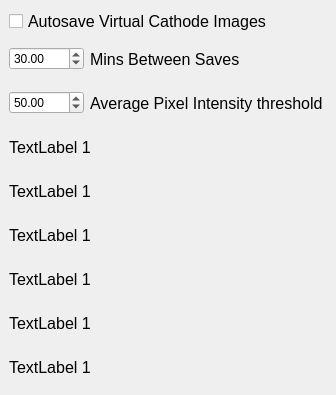
<?xml version="1.0" encoding="UTF-8"?>
<ui version="4.0">
 <class>VC_IMAGE_AUTO_SAVE</class>
 <widget class="QMainWindow" name="VC_IMAGE_AUTO_SAVE">
  <property name="geometry">
   <rect>
    <x>0</x>
    <y>0</y>
    <width>336</width>
    <height>395</height>
   </rect>
  </property>
  <property name="windowTitle">
   <string>MainWindow</string>
  </property>
  <widget class="QWidget" name="centralwidget">
   <layout class="QVBoxLayout" name="verticalLayout">
    <item>
     <widget class="QCheckBox" name="checkBox">
      <property name="font">
       <font>
        <pointsize>12</pointsize>
       </font>
      </property>
      <property name="text">
       <string>Autosave Virtual Cathode Images</string>
      </property>
     </widget>
    </item>
    <item>
     <layout class="QHBoxLayout" name="horizontalLayout">
      <item>
       <widget class="QDoubleSpinBox" name="minutes_to_next_save">
        <property name="minimumSize">
         <size>
          <width>75</width>
          <height>0</height>
         </size>
        </property>
        <property name="maximumSize">
         <size>
          <width>75</width>
          <height>16777215</height>
         </size>
        </property>
        <property name="minimum">
         <double>0.100000000000000</double>
        </property>
        <property name="maximum">
         <double>999.000000000000000</double>
        </property>
        <property name="value">
         <double>30.000000000000000</double>
        </property>
       </widget>
      </item>
      <item>
       <widget class="QLabel" name="label">
        <property name="font">
         <font>
          <pointsize>12</pointsize>
         </font>
        </property>
        <property name="text">
         <string>Mins Between Saves</string>
        </property>
       </widget>
      </item>
     </layout>
    </item>
    <item>
     <layout class="QHBoxLayout" name="horizontalLayout_2">
      <item>
       <widget class="QDoubleSpinBox" name="pix_int_threshold">
        <property name="minimumSize">
         <size>
          <width>75</width>
          <height>0</height>
         </size>
        </property>
        <property name="maximumSize">
         <size>
          <width>75</width>
          <height>16777215</height>
         </size>
        </property>
        <property name="minimum">
         <double>0.100000000000000</double>
        </property>
        <property name="maximum">
         <double>500.000000000000000</double>
        </property>
        <property name="value">
         <double>50.000000000000000</double>
        </property>
       </widget>
      </item>
      <item>
       <widget class="QLabel" name="label_7">
        <property name="font">
         <font>
          <pointsize>12</pointsize>
         </font>
        </property>
        <property name="text">
         <string>Average Pixel Intensity threshold</string>
        </property>
       </widget>
      </item>
     </layout>
    </item>
    <item>
     <widget class="QLabel" name="label_1">
      <property name="font">
       <font>
        <pointsize>12</pointsize>
       </font>
      </property>
      <property name="text">
       <string>TextLabel 1</string>
      </property>
     </widget>
    </item>
    <item>
     <widget class="QLabel" name="label_2">
      <property name="font">
       <font>
        <pointsize>12</pointsize>
       </font>
      </property>
      <property name="text">
       <string>TextLabel 1</string>
      </property>
     </widget>
    </item>
    <item>
     <widget class="QLabel" name="label_3">
      <property name="font">
       <font>
        <pointsize>12</pointsize>
       </font>
      </property>
      <property name="text">
       <string>TextLabel 1</string>
      </property>
     </widget>
    </item>
    <item>
     <widget class="QLabel" name="label_4">
      <property name="font">
       <font>
        <pointsize>12</pointsize>
       </font>
      </property>
      <property name="text">
       <string>TextLabel 1</string>
      </property>
     </widget>
    </item>
    <item>
     <widget class="QLabel" name="label_5">
      <property name="font">
       <font>
        <pointsize>12</pointsize>
       </font>
      </property>
      <property name="text">
       <string>TextLabel 1</string>
      </property>
     </widget>
    </item>
    <item>
     <widget class="QLabel" name="label_6">
      <property name="font">
       <font>
        <pointsize>12</pointsize>
       </font>
      </property>
      <property name="text">
       <string>TextLabel 1</string>
      </property>
     </widget>
    </item>
   </layout>
  </widget>
 </widget>
 <resources/>
 <connections/>
</ui>
